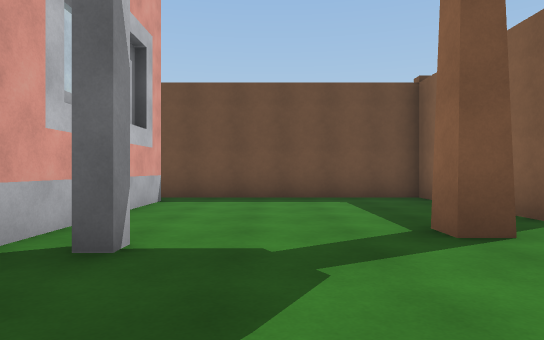
view 1 (above)

17 first-person views from a walk through a scene from a Unity 3-D project. The camera is 1.2 m above the floor, looks level and sees 75° across. The floor is counted in squares, 2 m on a side. Each view is taken from the middle of a square. On the plan, view 1 faces up. The plan holds only what a view shows up to about 10 squares ahead; the rest is blank. The place goes on beyond the plan. The player character is not drawn.

view 2
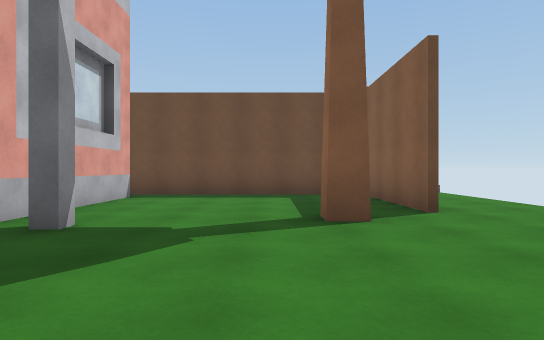

view 3
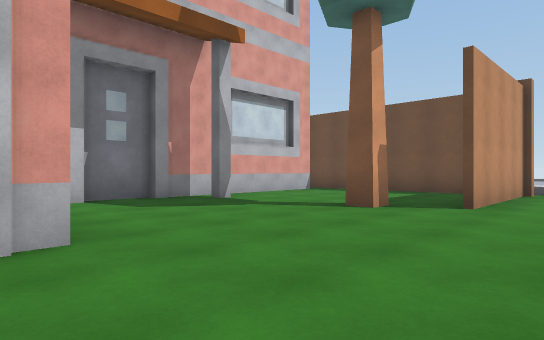

view 4
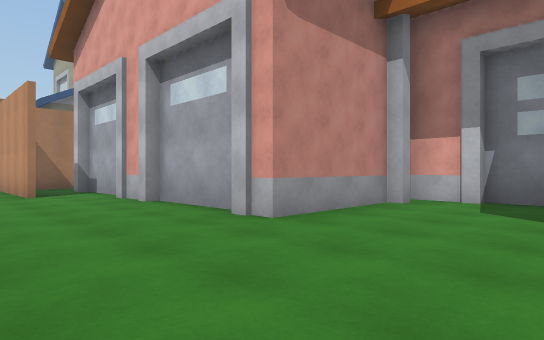

view 5
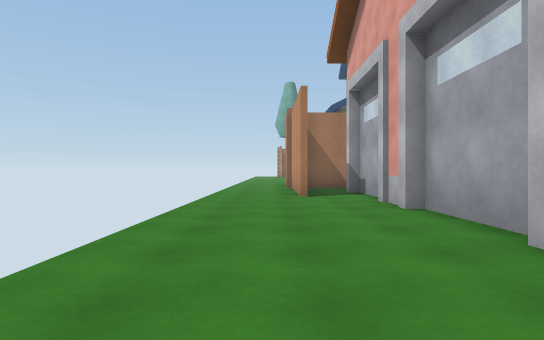

view 6
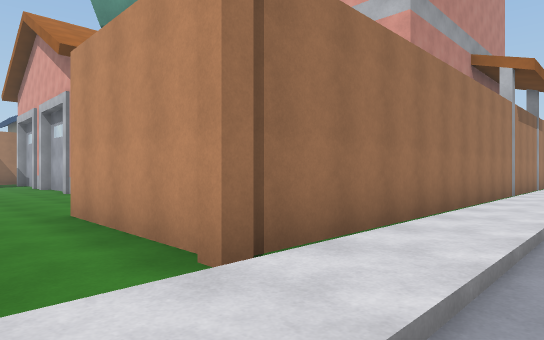

view 7
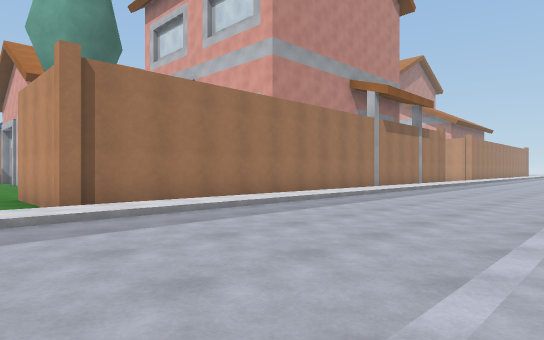

view 8
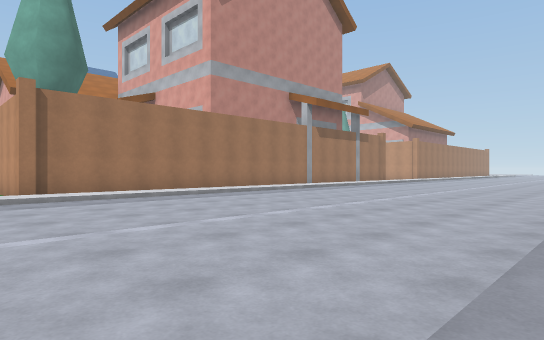

view 9
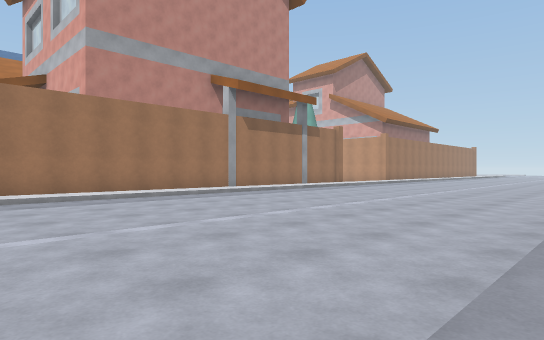

view 10
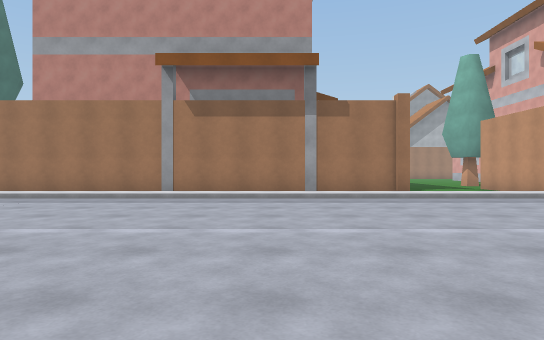

view 11
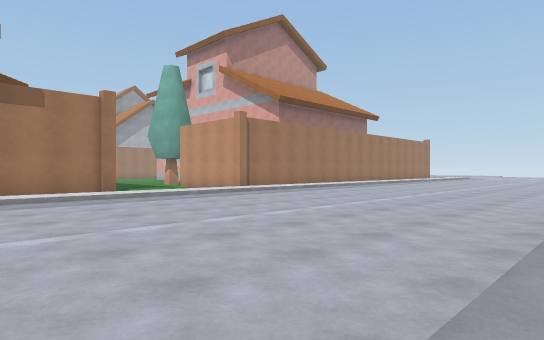

view 12
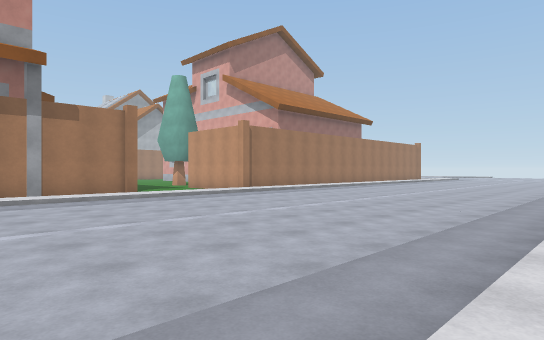

view 13
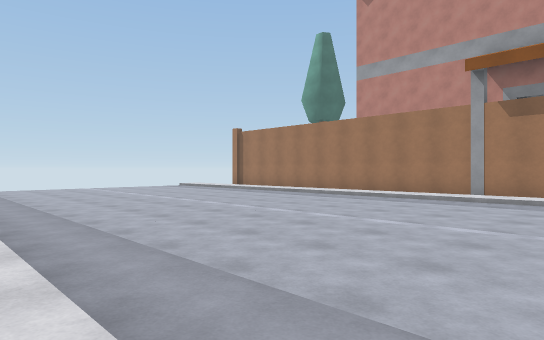

view 14
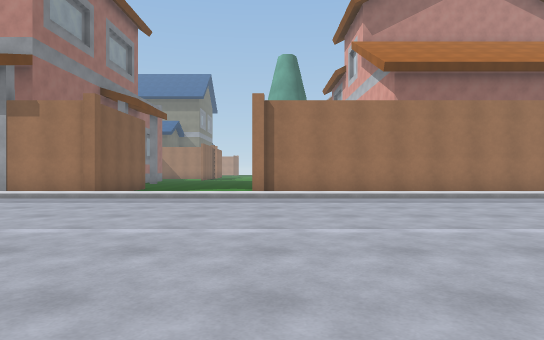

view 15
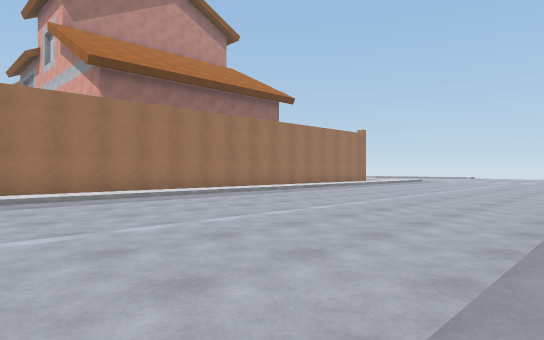

view 16
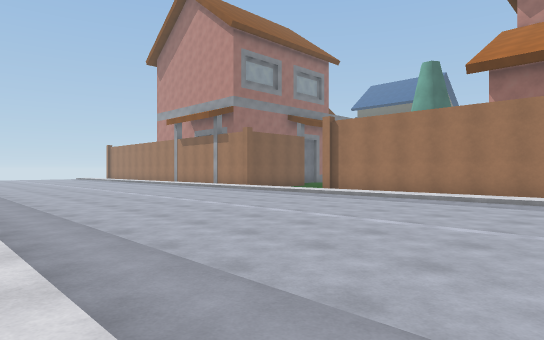

view 17
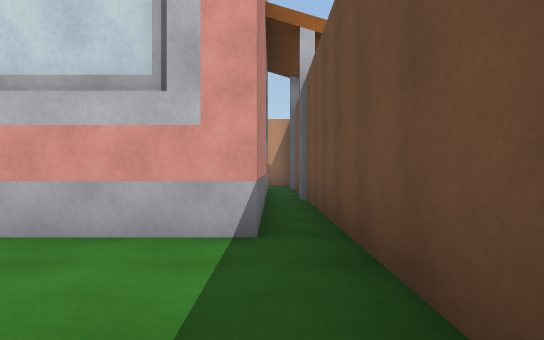

### Floor plan
Key: @ floor where view 1 was taken; # wall or solid block; x gap in a wall; . main floor; : floor 0.25 m higher than the main floor; - floor 0.25 m lower than the main floor; T tree.
Columns run from 24 left of view 1 to 5 right of it. Each row starts with its distance up from view 1.
 18 :::::       ::::::::
 17  .............................
 16 ..............................
 15 ..............................
 14 ..............................
 13 ..............................
 12 ..............................
 11 ..............................
 10 ..............................
  9  :::::::::::::::::::::::::::::
  8 ########    ################--
  7             #  ------------#--
  6                #######-----#--
  5                      #-----#--
  4                      #-----#--
  3                      #-#--T--
  2                      #--------
  1                      #--------
  0                      ##-@-----
 -1                       ##------
 -2                        ###----
 -3                          #----
 -4                          #----
 -5                          #----
 -6                          #----
 -7                          #----
 -8                          #-#--
 -9                           x#--
-10                            #

Where each view was taken, in squares from view 1:
view 1: 0 up, 0 right, facing up
view 2: 1 down, 1 right, facing up
view 3: 2 down, 5 right, facing up-left
view 4: 2 up, 5 right, facing down-left
view 5: 1 up, 4 right, facing down
view 6: 10 up, 5 right, facing down-left
view 7: 14 up, 5 right, facing down-left
view 8: 17 up, 5 right, facing down-left
view 9: 17 up, 1 right, facing down-left
view 10: 17 up, 9 left, facing down
view 11: 17 up, 9 left, facing down-left
view 12: 18 up, 8 left, facing down-left
view 13: 18 up, 9 left, facing down-right
view 14: 17 up, 17 left, facing down
view 15: 17 up, 17 left, facing down-left
view 16: 18 up, 24 left, facing down-right
view 17: 7 up, 1 right, facing left
